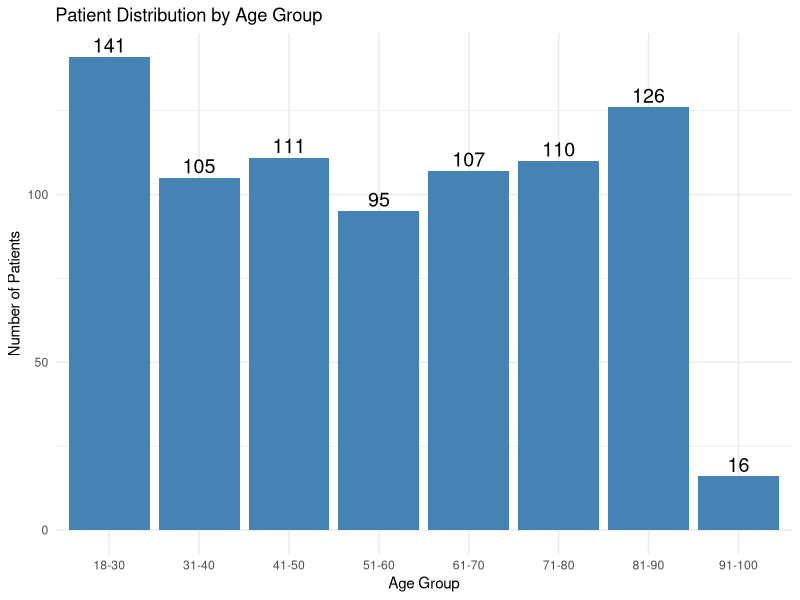
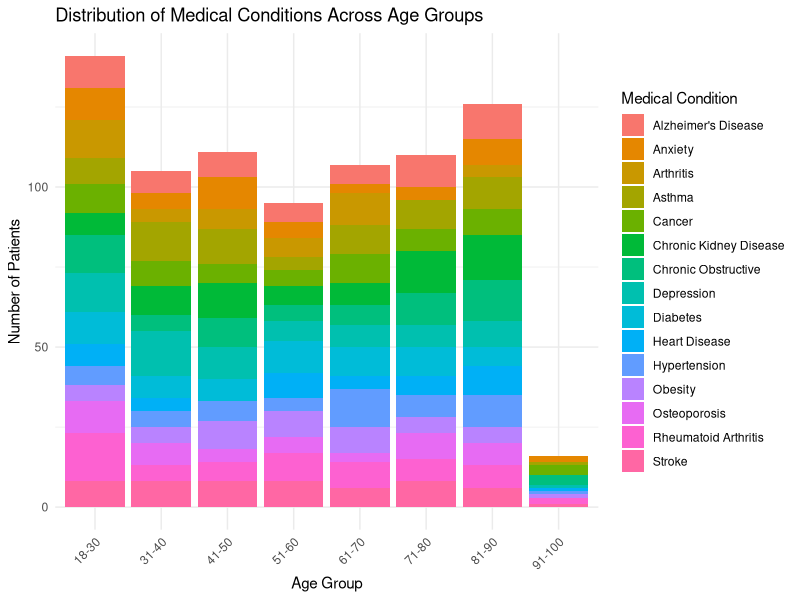
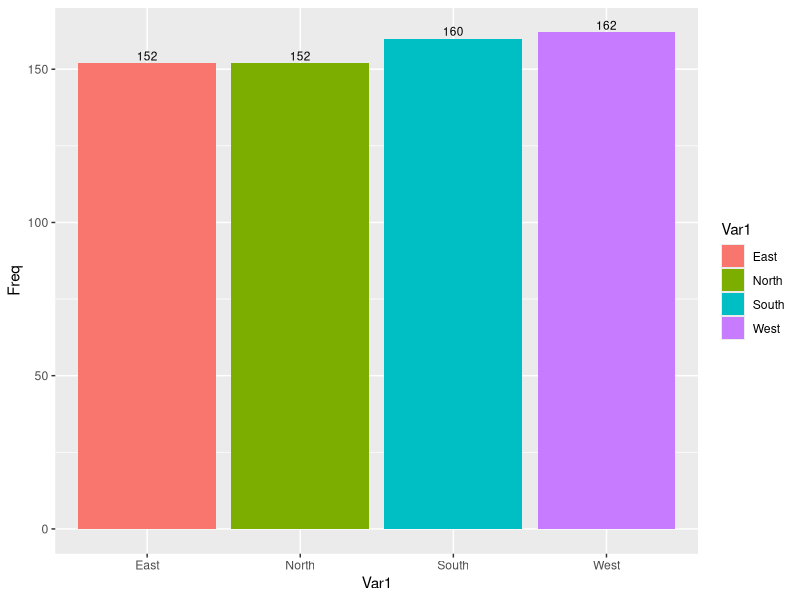
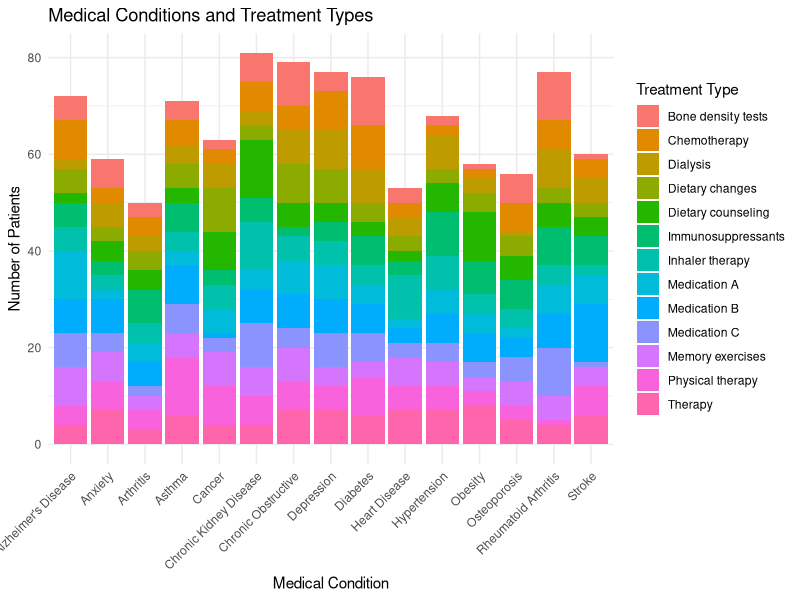

R code for these plots, in order: (Note: this script raises an error after producing the figures.)
install.packages("dplyr")
install.packages("tidyr")
install.packages("data.table")

library(dplyr)
library(ggplot2)
library(tidyverse)
library(ggplot2)
library(readr)
library(corrplot)

dataset <- read.csv("medical_data.csv")

# View the structure of the dataset
str(dataset)

# Preview the first few rows
head(dataset)

# Summarize data
summary(dataset)

# Check for missing values
colSums(is.na(dataset))

# Group by Medical Condition and Gender, and count occurrences
grouped_data_mcg <- dataset %>%
  group_by(Medical_Condition, Gender) %>%
  summarise(Count = n())

# Create age groups using the cut() function
dataset$Age_Group <- cut(dataset$Age, 
                      breaks = c(18, 30, 40, 50, 60, 70, 80, 90, 100), 
                      labels = c("18-30", "31-40", "41-50", "51-60", "61-70", "71-80", "81-90", "91-100"),
                      right = FALSE)
head(dataset)

# Calculate the distribution of patients by age group
age_distribution <- table(dataset$Age_Group)
print(age_distribution)
age_distribution_df <- as.data.frame(age_distribution)

# bar chart for distribution of patients by age group
ggplot(age_distribution_df, aes(x = Var1, y = Freq)) +
  geom_bar(stat = "identity", fill = "steelblue") + 
  geom_text(aes(label = Freq), vjust = -0.3, size = 5) +  # Add text labels above bars
  labs(title = "Patient Distribution by Age Group",
       x = "Age Group",
       y = "Number of Patients") +
  theme_minimal()

head(dataset)


# Create a table of the distribution of medical conditions across age groups
condition_age_distribution <- table(dataset$Age_Group, dataset$Medical_Condition)

# Convert the table to a data frame for ggplot2
condition_age_df <- as.data.frame(condition_age_distribution)

# Create the bar chart
ggplot(condition_age_df, aes(x = Var1, y = Freq, fill = Var2)) + 
  geom_bar(stat = "identity", position = "stack") + 
    labs(title = "Distribution of Medical Conditions Across Age Groups",
       x = "Age Group",
       y = "Number of Patients",
       fill = "Medical Condition") +
  theme_minimal() +
  theme(axis.text.x = element_text(angle = 45, hjust = 1))

# Calculate the average income by gender
avg_income_gender <- dataset %>%
  group_by(Gender) %>%
  summarise(Average_Income = mean(Income, na.rm = TRUE)) %>%
  as.data.frame(avg_income_gender)


# Check for duplicates in the relevant columns
duplicates <- dataset[duplicated(dataset[c("Smoking_Status", "Gender", "Medical_Condition", "Treatment")]), ]
print(duplicates)

# Remove duplicates if necessary
data_cleaned <- dataset %>%
  distinct(Smoking_Status, Gender, Medical_Condition, Treatment, .keep_all = TRUE)

# Create a contingency table for smoking status and gender
smoking_gender <- table(data_cleaned$Smoking_Status, data_cleaned$Gender)
print(smoking_gender)

# Create a contingency table for smoking status and treatment type
smoking_treatment <- table(data_cleaned$Smoking_Status, data_cleaned$Treatment)
print(smoking_treatment)

# Calculate the regional distribution of patients
regional_distribution <- table(data_cleaned$Region)

# Convert the table to a data frame for ggplot2
regional_distribution_df <- as.data.frame(regional_distribution)

# bar chart for regional distribution of patients
ggplot(regional_distribution_df, aes(x = Var1, y = Freq, fill = Var1)) +
  geom_bar(stat = "identity") + 
  geom_text(aes(label = Freq), vjust = -0.3, size = 3)
  labs(title = "Regional Distribution of Patients",
       x = "Region",
       y = "Number of Patients") +
  theme_minimal() +
  theme(axis.text.x = element_text(angle = 45, hjust = 1))  # Rotate x-axis labels for readability

# Medical Conditions and Treatments
  
  # Create a table of the most common medical conditions
  medical_condition_count <- table(dataset$Medical_Condition)
  
  # Sort the table in descending order to show the most common conditions
  sorted_medical_conditions <- sort(medical_condition_count, decreasing = TRUE)
  
  # Display the sorted list of medical conditions
  print(sorted_medical_conditions)
  as.data.frame(sorted_medical_conditions)
  
  # Create a contingency table for medical condition and treatment type
  condition_treatment_corr <- table(dataset$Medical_Condition, dataset$Treatment)
  
  # Display the table
  print(condition_treatment_corr)
  
  # Convert the table to a data frame for ggplot2
  condition_treatment_df <- as.data.frame(condition_treatment_corr)
  
  # Create the bar chart
  ggplot(condition_treatment_df, aes(x = Var1, y = Freq, fill = Var2)) +
    geom_bar(stat = "identity", position = "stack") +
    labs(title = "Medical Conditions and Treatment Types",
         x = "Medical Condition",
         y = "Number of Patients",
         fill = "Treatment Type") +
    theme_minimal() +
    theme(axis.text.x = element_text(angle = 45, hjust = 1)) 
  
  
  # Create a contingency table for outcome and medical condition
  outcome_condition_corr <- table(dataset$Medical_Condition, dataset$Outcome)
    
  
  # Display the table
  print(outcome_condition_corr)
  
  
  # Calculate the average length of stay by medical condition
  avg_length_of_stay <- dataset %>%
    group_by(Medical_Condition) %>%
    summarise(Average_Length_Of_Stay = mean(Length_of_Stay, na.rm = TRUE))
  
  # Display the result
  print(avg_length_of_stay)
  
  
  

  
  
# Visualize distributions
ggplot(age_distribution, aes(x = `age_distribution`)) + 
  geom_bar()


# Correlation matrix for numerical columns
correlation_matrix <- cor(dataset[sapply(dataset, is.numeric)])
print(correlation_matrix)

#summary of the dataset
summary(dataset)

table(dataset$Gender)
table(dataset$Medical_Condition)


ggplot(dataset, aes(x = Age)) +
  geom_histogram(bins = 30, fill = "skyblue", color = "black") +
  labs(title = "Age Distribution", x = "Age", y = "Count")


ggplot(dataset, aes(x = Length_of_Stay)) +
  geom_density(fill = "orange", alpha = 0.5) +
  labs(title = "Length of Stay Density", x = "Length of Stay", y = "Density")


ggplot(dataset, aes(x = Gender, fill = Gender)) +
  geom_bar() +
  labs(title = "Gender Distribution", x = "Gender", y = "Count")


ggplot(dataset, aes(x = Outcome, fill = Insurance_Type)) +
  geom_bar(position = "dodge") +
  labs(title = "Outcome by Insurance Type", x = "Outcome", y = "Count")



numeric_vars <- dataset[c("Age", "Income", "Length_of_Stay")]
cor_matrix <- cor(numeric_vars)
library(corrplot)
corrplot(cor_matrix, method = "number")



ggplot(dataset, aes(x = Age, y = Income)) +
  geom_point(alpha = 0.6, color = "blue") +
  labs(title = "Age vs Income", x = "Age", y = "Income")



ggplot(dataset, aes(x = Region, y = Length_of_Stay, fill = Region)) +
  geom_boxplot() +
  labs(title = "Length of Stay by Region", x = "Region", y = "Length of Stay")


#Average Income by Insurance Type
Average_Income_by_Insurance_Type <- dataset %>%
  group_by(Insurance_Type) %>%
  summarise(Average_Income = mean(Income))


ggplot(dataset, aes(x = Admission_Type, fill = Region)) +
  geom_bar() + geom_text(stat = "count", aes(label = ..count..), position = position_stack(vjust = 0.5), color = "black") +
  labs(title = "Hospital Utilization by Admission Type", x = "Admission Type", y = "Count")


t.test(Income ~ Smoking_Status, data = dataset)


anova <- aov(Length_of_Stay ~ Outcome, data = dataset)
summary(anova)



